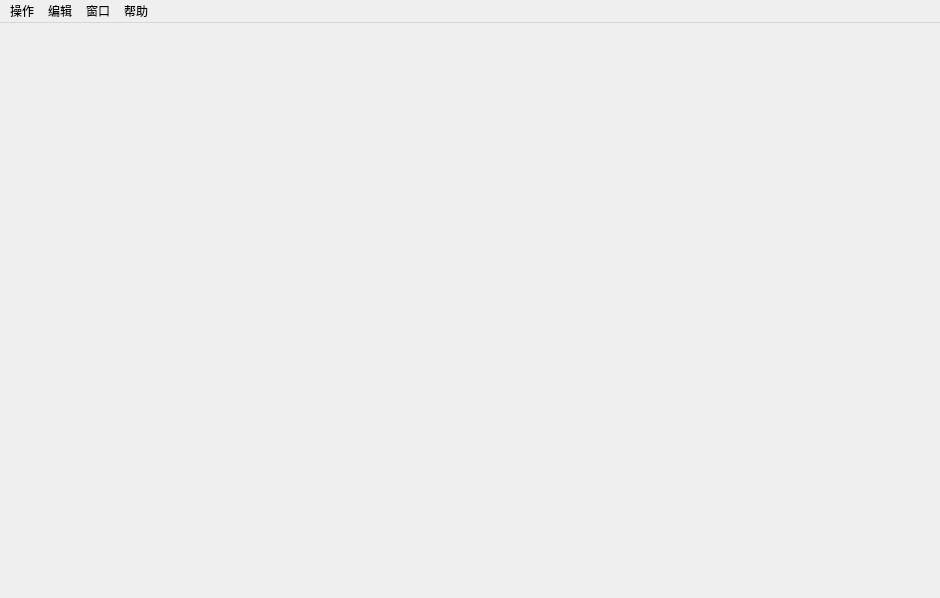
<?xml version="1.0" encoding="UTF-8"?>
<ui version="4.0">
 <class>NetWindowClass</class>
 <widget class="QMainWindow" name="NetWindowClass">
  <property name="geometry">
   <rect>
    <x>0</x>
    <y>0</y>
    <width>940</width>
    <height>598</height>
   </rect>
  </property>
  <property name="windowTitle">
   <string>复眼浏览器</string>
  </property>
  <widget class="QWidget" name="centralWidget">
   <property name="sizePolicy">
    <sizepolicy hsizetype="Expanding" vsizetype="Expanding">
     <horstretch>0</horstretch>
     <verstretch>0</verstretch>
    </sizepolicy>
   </property>
  </widget>
  <widget class="QMenuBar" name="menuBar">
   <property name="geometry">
    <rect>
     <x>0</x>
     <y>0</y>
     <width>940</width>
     <height>23</height>
    </rect>
   </property>
   <widget class="QMenu" name="menuOp">
    <property name="title">
     <string>操作</string>
    </property>
    <addaction name="actOpen"/>
    <addaction name="actExit"/>
   </widget>
   <widget class="QMenu" name="menuHelp">
    <property name="title">
     <string>帮助</string>
    </property>
    <addaction name="actAbout"/>
   </widget>
   <widget class="QMenu" name="menu">
    <property name="title">
     <string>编辑</string>
    </property>
    <addaction name="actFind"/>
    <addaction name="actCopy"/>
    <addaction name="actPaste"/>
   </widget>
   <widget class="QMenu" name="menu_2">
    <property name="title">
     <string>窗口</string>
    </property>
    <addaction name="actSplit"/>
    <addaction name="actNewTab"/>
    <addaction name="actCloseTab"/>
    <addaction name="actCloseAll"/>
   </widget>
   <addaction name="menuOp"/>
   <addaction name="menu"/>
   <addaction name="menu_2"/>
   <addaction name="menuHelp"/>
  </widget>
  <action name="actOpen">
   <property name="text">
    <string>打开</string>
   </property>
  </action>
  <action name="actExit">
   <property name="text">
    <string>退出</string>
   </property>
  </action>
  <action name="actAbout">
   <property name="text">
    <string>关于</string>
   </property>
  </action>
  <action name="actSplit">
   <property name="text">
    <string>分割</string>
   </property>
  </action>
  <action name="actFind">
   <property name="text">
    <string>查找</string>
   </property>
  </action>
  <action name="actCopy">
   <property name="text">
    <string>复制</string>
   </property>
  </action>
  <action name="actPaste">
   <property name="text">
    <string>粘贴</string>
   </property>
  </action>
  <action name="actNewTab">
   <property name="text">
    <string>新页签</string>
   </property>
  </action>
  <action name="actCloseTab">
   <property name="text">
    <string>关闭当前页签</string>
   </property>
  </action>
  <action name="actCloseAll">
   <property name="text">
    <string>关闭所有页签</string>
   </property>
  </action>
 </widget>
 <layoutdefault spacing="6" margin="11"/>
 <resources>
  <include location="NetWindow.qrc"/>
 </resources>
 <connections/>
</ui>
